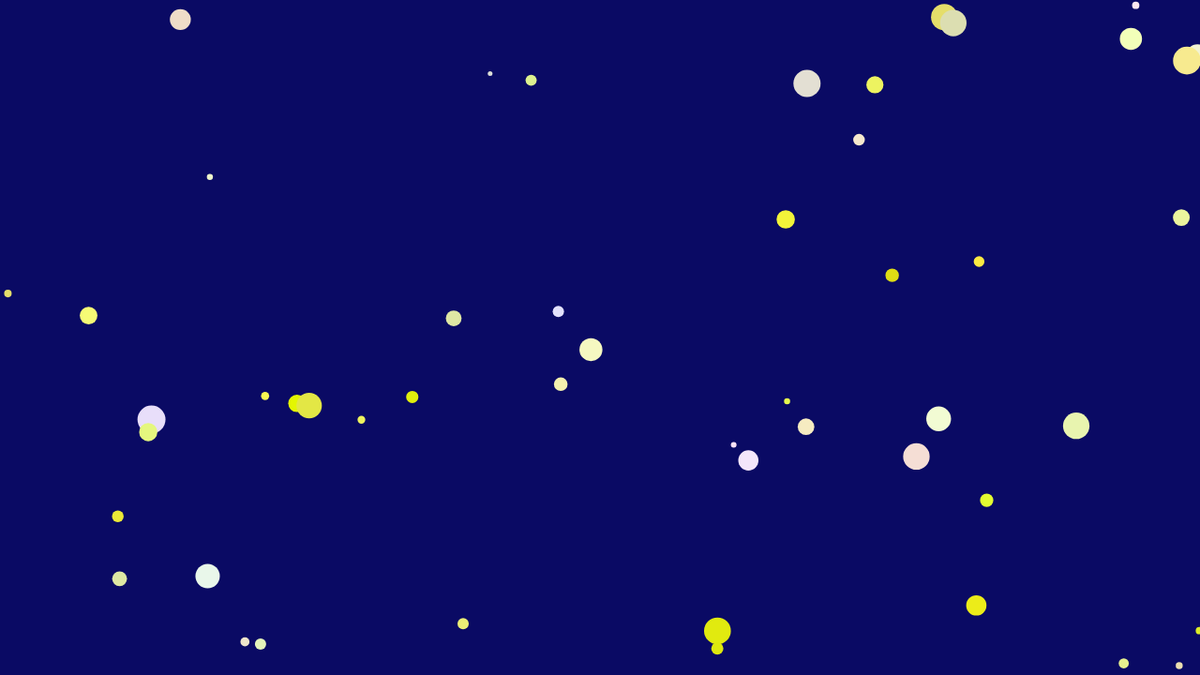
Frame 1 (no input)
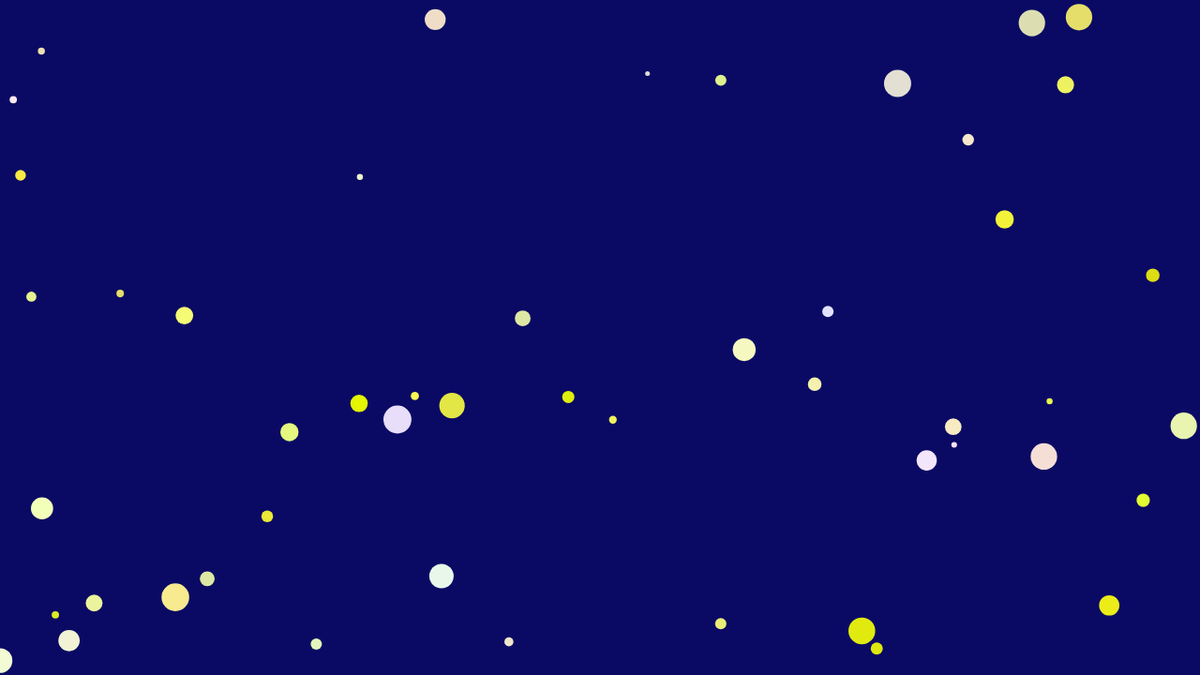
Frame 60 (no input)
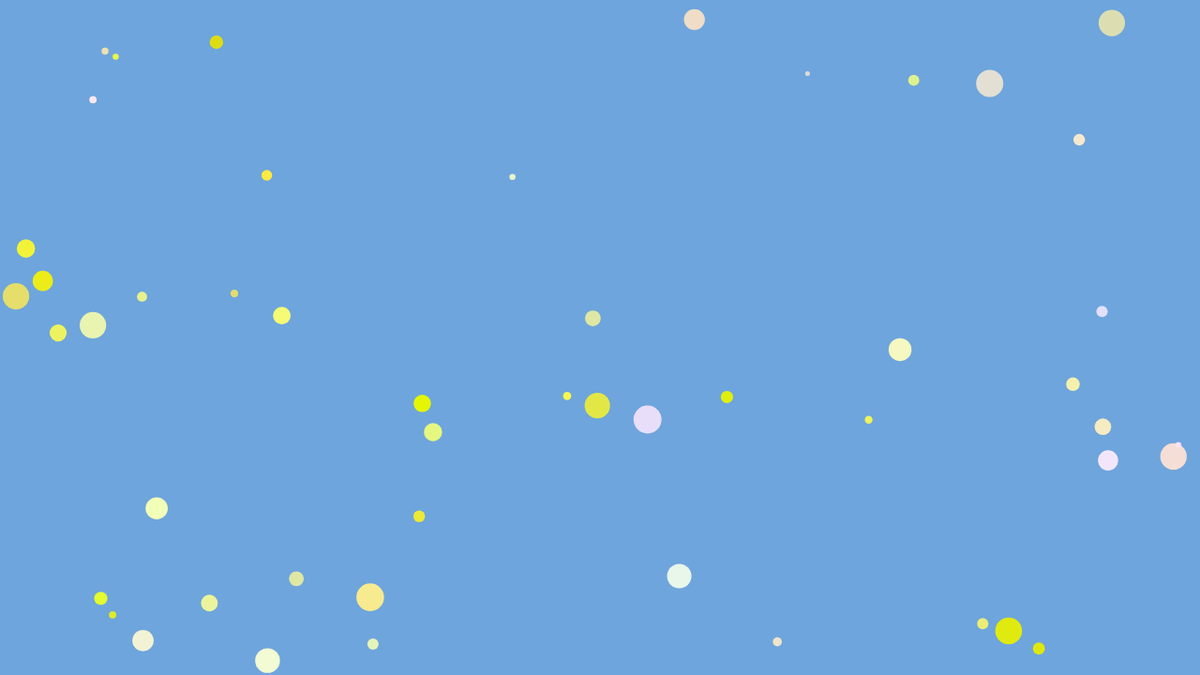
Frame 120 (the mouse pressed at the canvas centre since frame 60)

The p5.js sketch that drew these frames (run headless with seeded random() and noise() and a simulated clock; from frame 60 on, the mouse is pressed at the canvas centre):

// p5.js sketch
// ── sketch.js
let stars = [];
let currentColor;
let targetColor;

function setup() {
  createCanvas(1280, 720);
  noStroke();
  currentColor = color(10, 10, 100);
  targetColor = currentColor;

  for (let i = 0; i < 50; i++) {
    stars.push(new Star());
  }
}

function draw() {
  let gradientValue = map(mouseX, 0, width, 0, 1);
  let blue = color(10, 10, 100);
  let lightBlue = color(136, 205, 250);
  let orange = color(200, 130, 0);

  if (frameCount % 30 == 0) {
    if (gradientValue < 0.5) {
      targetColor = lerpColor(blue, lightBlue, gradientValue * 2);
    } else {
      targetColor = lerpColor(lightBlue, orange, (gradientValue - 0.5) * 2);
    }
  }

  currentColor = lerpColor(currentColor, targetColor, 0.05);

  background(currentColor);

  for (let i = 0; i < stars.length; i++) {
    stars[i].update();
    stars[i].display();
  }
}

class Star {
  constructor() {
    this.x = random(width);
    this.y = random(height);
    this.r = random(220, 255);
    this.g = random(220, 255);
    this.b = random(0, 255);
    this.s = random(5, 30);
    this.speed = random(1, 5);
  }

  update() {
    this.x += this.speed;
    if (this.x > width) {
      this.x = 0;
      this.y = random(height);
    }
  }

  display() {
    fill(this.r, this.g, this.b);
    circle(this.x, this.y, this.s);
  }
}
